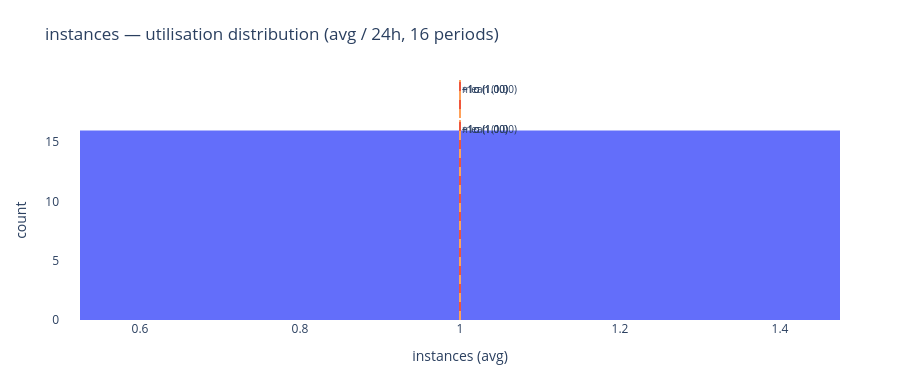

The notebook cell this image was saved under:
### Markdown cell above
### Chart Guide

**Purpose:** Shows how usage values are distributed across all periods —
whether consumption is concentrated at a typical level or highly variable.

**Chart Attributes**

| | |
|---|---|
| **Chart type** | Histogram with rug plot |
| **X axis** | Usage quantity value |
| **Y axis** | Count of periods in that bin |
| **Red line** | Mean across all periods |
| **Orange dashed lines** | ±1 standard deviation from the mean |
| **Rug marks** | Individual period values along the X axis |

**Insights:** A narrow peak near the mean means stable, predictable usage.
A wide spread or bimodal shape means usage varies significantly — worth understanding why.

### Code cell
if fig_56 is not None:
    fig_56.show()

### Figure 1 — Plotly figure (JSON) as saved in the notebook; plotly's stock layout.template omitted (floating-point values rounded to 4 significant figures)
{"data": [{"bingroup": "x", "hovertemplate": "instances (avg)=%{x}<br>count=%{y}<extra></extra>", "legendgroup": "", "marker": {"color": "#636EFA", "pattern": {"shape": ""}}, "name": "", "nbinsx": 5, "orientation": "v", "showlegend": false, "type": "histogram", "x": [1, 1, 1, 1, 1, 1, 1, 1, 1, 1, 1, 1, 1, 1, 1, 1], "xaxis": "x", "yaxis": "y"}, {"boxpoints": "all", "fillcolor": "rgba(255,255,255,0)", "hoveron": "points", "hovertemplate": "instances (avg)=%{x}<extra></extra>", "jitter": 0, "legendgroup": "", "line": {"color": "rgba(255,255,255,0)"}, "marker": {"color": "#636EFA", "symbol": "line-ns-open"}, "name": "", "showlegend": false, "type": "box", "x": [1, 1, 1, 1, 1, 1, 1, 1, 1, 1, 1, 1, 1, 1, 1, 1], "xaxis": "x2", "yaxis": "y2"}], "layout": {"annotations": [{"font": {"size": 10}, "showarrow": false, "text": "mean (1.00)", "x": 1, "xanchor": "left", "xref": "x", "y": 1, "yanchor": "top", "yref": "y domain"}, {"font": {"size": 10}, "showarrow": false, "text": "mean (1.00)", "x": 1, "xanchor": "left", "xref": "x2", "y": 1, "yanchor": "top", "yref": "y2 domain"}, {"font": {"size": 10}, "showarrow": false, "text": "+1σ (1.00)", "x": 1, "xanchor": "left", "xref": "x", "y": 1, "yanchor": "top", "yref": "y domain"}, {"font": {"size": 10}, "showarrow": false, "text": "+1σ (1.00)", "x": 1, "xanchor": "left", "xref": "x2", "y": 1, "yanchor": "top", "yref": "y2 domain"}, {"font": {"size": 10}, "showarrow": false, "text": "−1σ (1.00)", "x": 1, "xanchor": "left", "xref": "x", "y": 1, "yanchor": "top", "yref": "y domain"}, {"font": {"size": 10}, "showarrow": false, "text": "−1σ (1.00)", "x": 1, "xanchor": "left", "xref": "x2", "y": 1, "yanchor": "top", "yref": "y2 domain"}], "bargap": 0.05, "barmode": "relative", "height": 380, "legend": {"tracegroupgap": 0}, "margin": {"b": 60, "l": 60, "r": 40, "t": 80}, "paper_bgcolor": "white", "plot_bgcolor": "white", "shapes": [{"line": {"color": "#EF553B", "dash": "solid"}, "type": "line", "x0": 1, "x1": 1, "xref": "x", "y0": 0, "y1": 1, "yref": "y domain"}, {"line": {"color": "#EF553B", "dash": "solid"}, "type": "line", "x0": 1, "x1": 1, "xref": "x2", "y0": 0, "y1": 1, "yref": "y2 domain"}, {"line": {"color": "#FFA15A", "dash": "dash"}, "type": "line", "x0": 1, "x1": 1, "xref": "x", "y0": 0, "y1": 1, "yref": "y domain"}, {"line": {"color": "#FFA15A", "dash": "dash"}, "type": "line", "x0": 1, "x1": 1, "xref": "x2", "y0": 0, "y1": 1, "yref": "y2 domain"}, {"line": {"color": "#FFA15A", "dash": "dash"}, "type": "line", "x0": 1, "x1": 1, "xref": "x", "y0": 0, "y1": 1, "yref": "y domain"}, {"line": {"color": "#FFA15A", "dash": "dash"}, "type": "line", "x0": 1, "x1": 1, "xref": "x2", "y0": 0, "y1": 1, "yref": "y2 domain"}], "title": {"text": "instances — utilisation distribution (avg / 24h, 16 periods)"}, "xaxis": {"anchor": "y", "domain": [0, 1], "title": {"text": "instances (avg)"}}, "xaxis2": {"anchor": "y2", "domain": [0, 1], "matches": "x", "showgrid": true, "showticklabels": false}, "yaxis": {"anchor": "x", "domain": [0, 0.8316], "title": {"text": "count"}}, "yaxis2": {"anchor": "x2", "domain": [0.8416, 1], "matches": "y2", "showgrid": false, "showline": false, "showticklabels": false, "ticks": ""}}}
